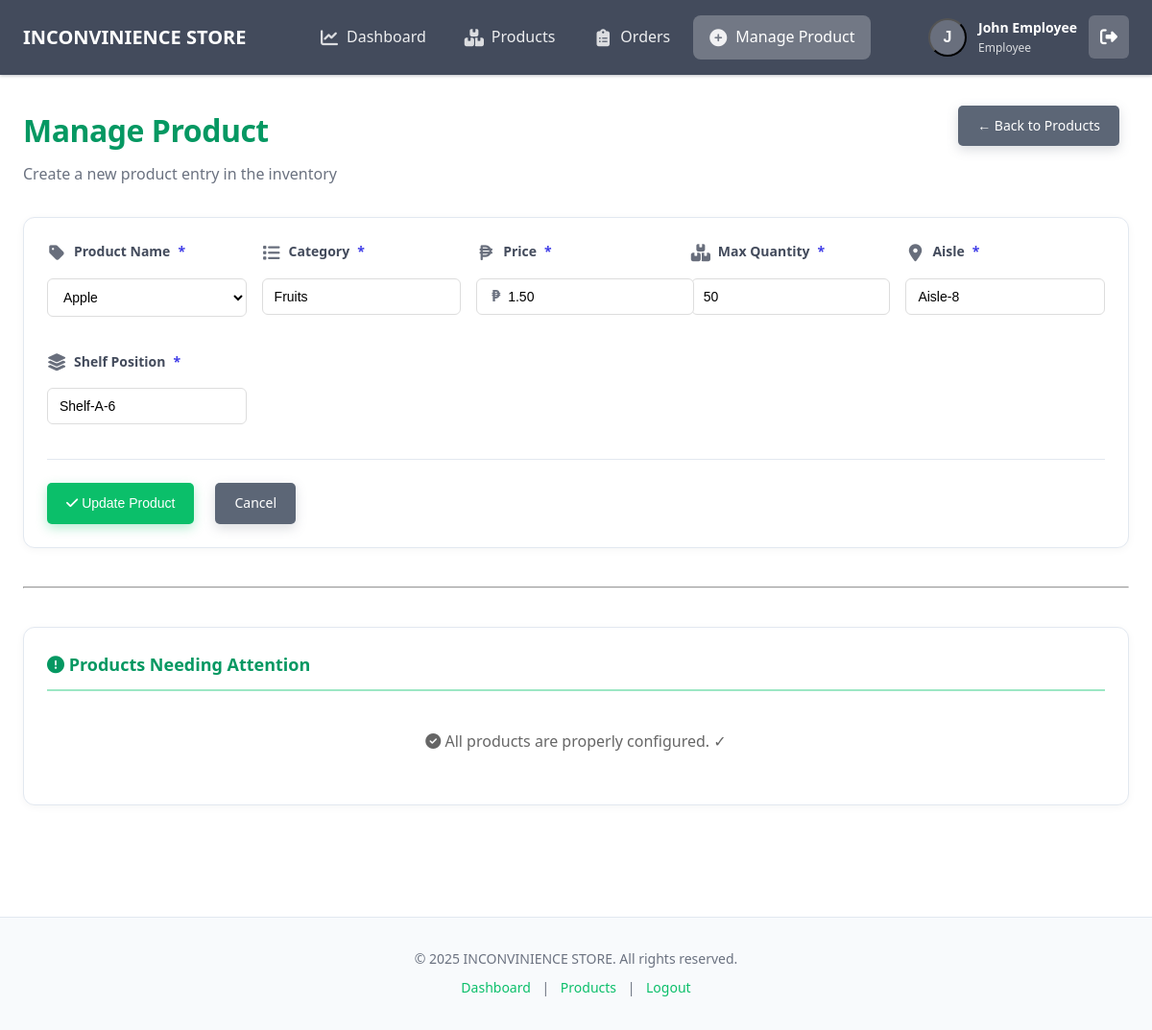
The app's page /create.php?item_id=22 (signed in) with its own data.
### tables this page shows
CREATE TABLE `items` (
  `item_id` int(11) NOT NULL AUTO_INCREMENT PRIMARY KEY,
  `item_name` varchar(255) NOT NULL,
  `category` varchar(100),
  `price` decimal(10,2) NOT NULL,
  `quantity` int(11) NOT NULL DEFAULT 0,
  `isles` varchar(100) NOT NULL,
  `shelf_position` varchar(100) NOT NULL,
  `created_at` timestamp NOT NULL DEFAULT current_timestamp(),
  `updated_at` timestamp NOT NULL DEFAULT current_timestamp() ON UPDATE current_timestamp()
);

### create.php (the view, shortened to what this page needs)
<?php
$conn = getDBConnection();
$existing_products = [];
$result = $conn->query("SELECT item_id, item_name, category FROM items ORDER BY item_name");
if ($result) {
    $existing_products = $result->fetch_all(MYSQLI_ASSOC);
}
$selected_product = null;
$selected_item_id = $_POST['item_id'] ?? $_GET['item_id'] ?? null;
if ($selected_item_id) {
    $stmt = $conn->prepare("SELECT * FROM items WHERE item_id = ?");
    $stmt->bind_param("i", $selected_item_id);
    $stmt->execute();
    $result = $stmt->get_result();
    $selected_product = $result->fetch_assoc();
}
?>
<?php
require_once 'includes/header.php';
?>
<main class="main-content">
    <div class="page-header">
        <div class="page-title-section">
            <h1 class="page-title">Manage Product</h1>
            <p class="page-subtitle">Create a new product entry in the inventory</p>
        </div>
        <div class="page-actions">
            <a href="items.php" class="btn btn-secondary">← Back to Products</a>
        </div>
    </div>
    <section class="form-section">
        <div class="form-container-modern">
            <form method="POST" action="" class="product-form">
                <div class="form-grid">
                    <div class="form-group-modern">
                        <label for="item_id" class="form-label">
                            <span class="label-icon"><i class="fas fa-tag"></i></span>
                            Product Name
                            <span class="required">*</span>
                        </label>
                        <select id="item_id"
                                name="item_id"
                                class="form-input-modern"
                                required
                                onchange="loadProductData()">
                            <?php foreach ($existing_products as $prod): ?>
                                <option value="<?php echo $prod['item_id']; ?>" <?php echo ($selected_product && $selected_product['item_id'] == $prod['item_id']) ? 'selected' : ''; ?>>
                                    <?php echo htmlspecialchars($prod['item_name']); ?>
                                </option>
                            <?php endforeach; ?>
                        </select>
                    </div>
                    <div class="form-group-modern">
                        <label for="category" class="form-label">
                            <span class="label-icon"><i class="fas fa-list"></i></span>
                            Category
                            <span class="required">*</span>
                        </label>
                        <input type="text"
                               id="category"
                               name="category"
                               class="form-input-modern"
                               placeholder="Enter product category (e.g., Groceries, Beverages)"
                               required
                               value="<?php echo $selected_product ? htmlspecialchars($selected_product['category'] ?? '') : htmlspecialchars($_POST['category'] ?? ''); ?>">
                    </div>
                    <div class="form-group-modern">
                        <label for="price" class="form-label">
                            <span class="label-icon"><i class="fas fa-peso-sign"></i></span>
                            Price
                            <span class="required">*</span>
                        </label>
                        <div class="input-with-prefix">
                            <span class="input-prefix">&#8369;</span>
                            <input type="number"
                                   id="price"
                                   name="price"
                                   class="form-input-modern"
                                   step="0.01"
                                   min="0.01"
                                   placeholder="0.00"
                                   required
                                   value="<?php echo $selected_product ? htmlspecialchars($selected_product['price']) : htmlspecialchars($_POST['price'] ?? ''); ?>">
                        </div>
                    </div>
                    <div class="form-group-modern">
                        <label for="quantity" class="form-label">
                            <span class="label-icon"><i class="fas fa-boxes"></i></span>
                            Max Quantity
                            <span class="required">*</span>
                        </label>
                        <input type="number"
                               id="quantity"
                               name="quantity"
                               class="form-input-modern"
                               min="0"
                               placeholder="0"
                               required
                               value="<?php echo $selected_product ? htmlspecialchars($selected_product['quantity']) : htmlspecialchars($_POST['quantity'] ?? ''); ?>">
                    </div>
                    <div class="form-group-modern">
                        <label for="isles" class="form-label">
                            <span class="label-icon"><i class="fas fa-map-marker-alt"></i></span>
                            Aisle
                            <span class="required">*</span>
                        </label>
                        <input type="text"
                               id="isles"
                               name="isles"
                               class="form-input-modern"
                               placeholder="e.g., Aisle 1"
                               required
                               value="<?php echo $selected_product ? htmlspecialchars($selected_product['isles'] ?? '') : htmlspecialchars($_POST['isles'] ?? ''); ?>">
                    </div>
                    <div class="form-group-modern">
                        <label for="shelf_position" class="form-label">
                            <span class="label-icon"><i class="fas fa-layer-group"></i></span>
                            Shelf Position
                            <span class="required">*</span>
                        </label>
                        <input type="text"
                               id="shelf_position"
                               name="shelf_position"
                               class="form-input-modern"
                               placeholder="e.g., Shelf A-3"
                               required
                               value="<?php echo $selected_product ? htmlspecialchars($selected_product['shelf_position'] ?? '') : htmlspecialchars($_POST['shelf_position'] ?? ''); ?>">
                    </div>
                </div>
                <div class="form-actions-modern">
                    <button type="submit" class="btn btn-primary">
                        <i class="fas fa-check"></i> Update Product
                    </button>
                    <a href="items.php" class="btn btn-secondary">Cancel</a>
                </div>
            </form>
        </div>
    </section>
    <hr style="margin: 40px 0;">
    <section class="form-section">
        <div class="form-container-modern">
            <h2 style="margin-bottom: 20px;">
                <i class="fas fa-exclamation-circle"></i> Products Needing Attention
            </h2>
            <?php
                $conn = getDBConnection();
                $undesignated = [];
                $result = $conn->query("SELECT item_id, item_name, price, quantity, category FROM items WHERE (isles = '' OR isles IS NULL OR shelf_position = '' OR shelf_position IS NULL) AND (category IS NOT NULL AND category != '') ORDER BY item_name");
                if ($result) {
                    $undesignated = $result->fetch_all(MYSQLI_ASSOC);
                }
                $uncategorized = [];
                $result = $conn->query("SELECT item_id, item_name, price, quantity FROM items WHERE category = '' OR category IS NULL ORDER BY item_name");
                if ($result) {
                    $uncategorized = $result->fetch_all(MYSQLI_ASSOC);
                }
            ?>
            <?php if (empty($undesignated) && empty($uncategorized)): ?>
                <p style="color: #666; text-align: center; padding: 20px;"><i class="fas fa-check-circle"></i> All products are properly configured. ✓</p>
            <?php endif; ?>
        </div>
    </section>
</main>
<?php require_once 'includes/footer.php'; ?>

### style.css (style rules this page uses)
* { margin: 0; padding: 0; box-sizing: border-box; }
:root { --color-primary: #0bbf6a; --color-primary-light: #22d485; --color-primary-dark: #059862; --color-secondary: #5c6676; --color-secondary-dark: #434b5c; --color-accent: #9ce7c4; }
body { font-family: 'Segoe UI', Tahoma, Geneva, Verdana, sans-serif; background: #ffffff; color: #2d3748; line-height: 1.6; min-height: 100vh; }
h1 { color: var(--color-primary-dark); margin-bottom: 24px; border-bottom: 3px solid var(--color-primary); padding-bottom: 12px; font-weight: 600; text-transform: none; letter-spacing: -0.5px; font-size: 28px; }
.btn { display: inline-block; padding: 10px 20px; text-decoration: none; border-radius: 5px; border: none; cursor: pointer; font-size: 14px; transition: background-color 0.3s; margin-right: 10px; }
.btn-primary { background: var(--color-primary); color: white; font-weight: 500; text-transform: none; letter-spacing: 0; box-shadow: 0 4px 12px rgba(11, 191, 106, 0.3); transition: all 0.3s ease; }
.btn-secondary { background: var(--color-secondary); color: white; font-weight: 500; box-shadow: 0 4px 12px rgba(107, 114, 128, 0.25); transition: all 0.3s ease; }
.required { color: #3f3ce7; }
.main-content { max-width: 1400px; margin: 0 auto; padding: 32px 24px; min-height: calc(100vh - 200px); }
.page-header { display: flex; justify-content: space-between; align-items: flex-start; margin-bottom: 32px; gap: 24px; }
.page-title-section { flex: 1; }
.page-title { font-size: 32px; font-weight: 600; color: var(--color-primary-dark); margin: 0 0 8px 0; border: none; padding: 0; text-transform: none; letter-spacing: -0.5px; }
.page-subtitle { color: #6b7280; font-size: 16px; margin: 0; }
.page-actions { display: flex; gap: 12px; align-items: center; }
.stats-section, .actions-section, .search-section, .table-section, .form-section { margin-bottom: 40px; }
.form-container-modern { background: white; border: 1px solid #e2e8f0; border-radius: 16px; padding: 32px; box-shadow: 0 2px 8px rgba(0, 0, 0, 0.06); }
.form-grid { display: grid; grid-template-columns: repeat(auto-fit, minmax(280px, 1fr)); gap: 24px; margin-bottom: 32px; }
.form-group-modern { display: flex; flex-direction: column; gap: 8px; }
.form-label { display: flex; align-items: center; gap: 8px; font-weight: 500; color: #1e293b; font-size: 14px; }
.label-icon { font-size: 18px; }
.form-input-modern { padding: 12px 16px; border: 1px solid #e2e8f0; border-radius: 8px; font-size: 15px; transition: all 0.2s; background: white; }
.input-with-prefix { position: relative; display: flex; align-items: center; }
.input-prefix { position: absolute; left: 16px; color: #6b7280; font-weight: 600; z-index: 1; }
.input-with-prefix .form-input-modern { padding-left: 32px; }
.form-actions-modern { display: flex; gap: 12px; padding-top: 24px; border-top: 1px solid #e2e8f0; }
.form-group-modern { margin-bottom: 20px; }
.fas, .far, .fal, .fab { display: inline-block; font-style: normal; font-variant: normal; text-rendering: auto; line-height: 1; }
.label-icon { width: 20px; height: 20px; display: inline-flex; align-items: center; justify-content: center; opacity: 0.8; }
.nav-icon i, .label-icon i, .search-icon i, .alert-icon i, .info-icon i { font-size: 1em; }
.btn i { margin-right: 6px; }
.btn i:only-child { margin-right: 0; }
.form-section { margin-bottom: 24px; }
.form-container-modern { background: white; border: 1px solid #e2e8f0; border-radius: 12px; padding: 24px; box-shadow: 0 2px 8px rgba(0, 0, 0, 0.04); }
.form-container-modern h2 { color: var(--color-primary-dark); margin-bottom: 20px; font-size: 18px; border-bottom: 2px solid var(--color-accent); padding-bottom: 12px; }
.form-container-modern p { color: #2d3748; margin: 8px 0; }
.form-grid { display: grid; grid-template-columns: repeat(auto-fit, minmax(200px, 1fr)); gap: 16px; margin-bottom: 16px; }
.form-group-modern { display: flex; flex-direction: column; }
.form-label { color: var(--color-secondary-dark); font-weight: 600; margin-bottom: 8px; font-size: 14px; }
.form-input-modern { padding: 10px 12px; border: 1px solid #ddd; border-radius: 6px; font-size: 14px; transition: all 0.2s ease; }

### records on screen
items: category "Fruits", price "1.50", quantity "50", isles "Aisle-8", shelf_position "Shelf-A-6"

### other values on screen
substr($user['full_name'], 0, 1) "J"
$user['full_name'] "John Employee"
$user['role'] "Employee"
form field item_id "Apple"
